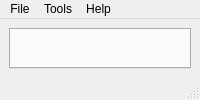
<?xml version="1.0" encoding="UTF-8"?>
<ui version="4.0">
 <class>MainWindow</class>
 <widget class="QMainWindow" name="MainWindow">
  <property name="windowTitle">
   <string>MainWindow</string>
  </property>
  <widget class="QWidget" name="centralwidget">
   <layout class="QVBoxLayout" name="verticalLayout">
    <item>
     <widget class="QTabWidget" name="tabWidget">
      <property name="currentIndex">
       <number>-1</number>
      </property>
     </widget>
    </item>
   </layout>
  </widget>
  <widget class="QMenuBar" name="menubar">
   <widget class="QMenu" name="menuFiles">
    <property name="title">
     <string>File</string>
    </property>
    <addaction name="actionOpen"/>
    <addaction name="actionSave"/>
    <addaction name="actionSave_as"/>
    <addaction name="separator"/>
    <addaction name="actionQuit"/>
   </widget>
   <widget class="QMenu" name="menuTools">
    <property name="title">
     <string>Tools</string>
    </property>
    <widget class="QMenu" name="menuChange_Mode">
     <property name="title">
      <string>Change Mode</string>
     </property>
     <addaction name="actionSimulation"/>
     <addaction name="actionSingle_crystal_elastic"/>
     <addaction name="actionPowder_elastic"/>
     <addaction name="actionPowder_TOF"/>
    </widget>
    <addaction name="menuChange_Mode"/>
   </widget>
   <widget class="QMenu" name="menuHelp">
    <property name="title">
     <string>Help</string>
    </property>
    <addaction name="actionMantid_help"/>
    <addaction name="actionDNS_website"/>
   </widget>
   <addaction name="menuFiles"/>
   <addaction name="menuTools"/>
   <addaction name="menuHelp"/>
  </widget>
  <widget class="QStatusBar" name="statusbar">
  </widget>
  <action name="actionOpen">
   <property name="text">
    <string>Open</string>
   </property>
  </action>
  <action name="actionOpen_last">
   <property name="text">
    <string>Open last</string>
   </property>
  </action>
  <action name="actionSave">
   <property name="text">
    <string>Save</string>
   </property>
  </action>
  <action name="actionSave_as">
   <property name="text">
    <string>Save as..</string>
   </property>
  </action>
  <action name="actionQuit">
   <property name="text">
    <string>Quit</string>
   </property>
  </action>
  <action name="actionSimulation">
   <property name="text">
    <string>Simulation</string>
   </property>
  </action>
  <action name="actionSingle_crystal_elastic">
   <property name="text">
    <string>Single Crystal elastic</string>
   </property>
  </action>
  <action name="actionPowder_elastic">
   <property name="text">
    <string>Powder elastic</string>
   </property>
  </action>
  <action name="actionPowder_TOF">
   <property name="text">
    <string>Powder TOF</string>
   </property>
  </action>
  <action name="actionOptions">
   <property name="text">
    <string>Options</string>
   </property>
  </action>
  <action name="actionMantid_help">
   <property name="text">
    <string>Mantid help</string>
   </property>
  </action>
  <action name="actionDNS_website">
   <property name="text">
    <string>DNS website</string>
   </property>
  </action>
  <action name="actionSC_elastic">
   <property name="text">
    <string>Single crystal elastic</string>
   </property>
  </action>
 </widget>
 <resources/>
 <connections/>
</ui>
